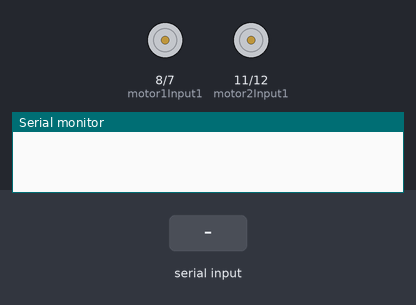
This sketch was run on a simulated Arduino Uno, built with avr-gcc and run on an emulated ATmega328P. Shown: motor-driver pin pairs drawn as motors (green arrow = first pin HIGH = forward, orange = second pin HIGH = backward, longer = more drive, scaled by the enable pin), the last lines printed to the serial monitor. The inputs (shaded band) are chosen by the test bench.

Above: at 1.2 s.
1.3 s: "F" received over the second serial link
At 2.4 s:
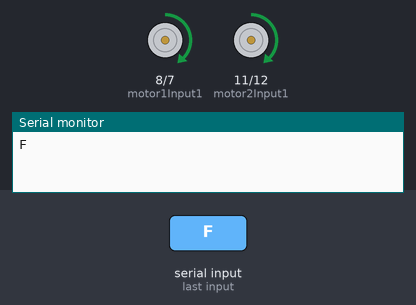
2.8 s: "B" received over the second serial link
At 3.5 s:
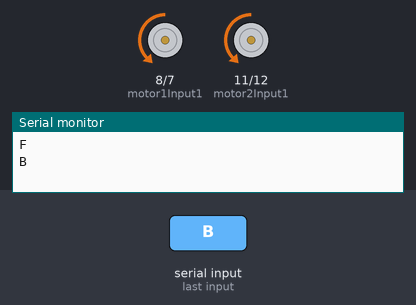
4.3 s: "L" received over the second serial link
At 4.7 s:
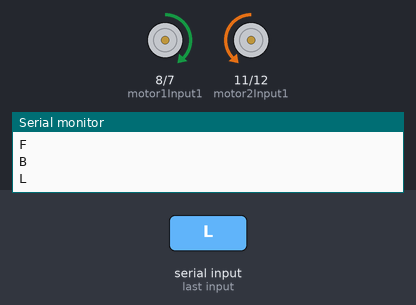
5.8 s: "R" received over the second serial link
At 7.0 s:
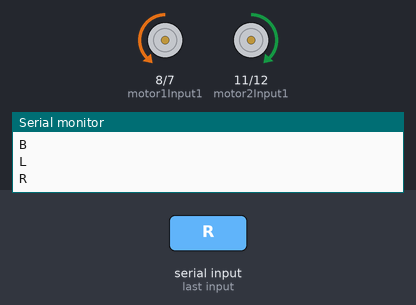
7.3 s: "S" received over the second serial link
At 8.2 s:
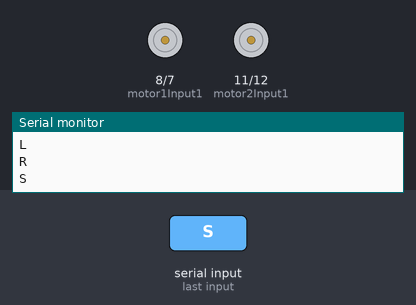
Timing chart, 0 to 9.8 s (numbered marks = the images above; inputs shaded):
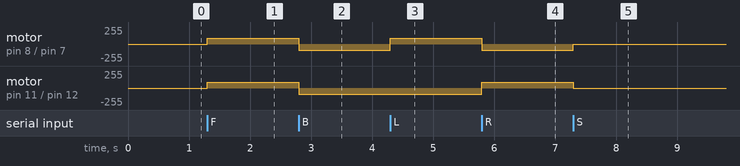

Measured:
- after the input at 1.3 s, motor on pin 8 (motor1Input1) / pin 7 (motor1Input2), motor on pin 11 (motor2Input1) / pin 12 (motor2Input2): stopped → forward 90/255 at once
- after the input at 2.8 s, motor on pin 8 (motor1Input1) / pin 7 (motor1Input2), motor on pin 11 (motor2Input1) / pin 12 (motor2Input2): forward 90/255 → backward 90/255 at once
- after the input at 4.3 s, motor on pin 8 (motor1Input1) / pin 7 (motor1Input2): backward 90/255 → forward 90/255 at once
- after the input at 5.8 s, motor on pin 8 (motor1Input1) / pin 7 (motor1Input2): forward 90/255 → backward 90/255 at once; motor on pin 11 (motor2Input1) / pin 12 (motor2Input2): backward 90/255 → forward 90/255 at once
- after the input at 7.3 s, motor on pin 8 (motor1Input1) / pin 7 (motor1Input2): backward 90/255 → stopped at once; motor on pin 11 (motor2Input1) / pin 12 (motor2Input2): forward 90/255 → stopped at once

The sketch:

HandTrackCar.ino
```cpp
#include <SoftwareSerial.h>
SoftwareSerial bluetooth(3, 4); // (RX, TX) (pin Rx BT, pin Tx BT)

const int motor1EnablePin = 9;  // Enable pin for Motor 1
const int motor1Input1 = 8;     // Input 1 for Motor 1
const int motor1Input2 = 7;     // Input 2 for Motor 1

const int motor2EnablePin = 10; // Enable pin for Motor 2
const int motor2Input1 = 11;    // Input 1 for Motor 2
const int motor2Input2 = 12;    // Input 2 for Motor 2
const int speed =90;
char command; //Int to store app command state.

// Function to run both motors forward
void Forward() {
  digitalWrite(motor1Input1, HIGH);
  digitalWrite(motor1Input2, LOW);
  analogWrite(motor1EnablePin,speed);

  digitalWrite(motor2Input1, HIGH);
  digitalWrite(motor2Input2, LOW);
  analogWrite(motor2EnablePin,speed);
  }
  void back() {

  digitalWrite(motor1Input1, LOW);
  digitalWrite(motor1Input2, HIGH);
  analogWrite(motor1EnablePin,speed);

  digitalWrite(motor2Input1, LOW);
  digitalWrite(motor2Input2, HIGH);
  analogWrite(motor2EnablePin,speed);
  }


void left() {
digitalWrite(motor1Input1, HIGH);
digitalWrite( motor1Input2, LOW);
analogWrite(motor1EnablePin,90);
digitalWrite(motor2Input1, LOW);
 digitalWrite(motor2Input2, HIGH);
 analogWrite(motor2EnablePin,90);
}

void right() {
digitalWrite( motor2Input1, HIGH);
digitalWrite( motor2Input2, LOW);
analogWrite(motor2EnablePin,90);
digitalWrite(motor1Input1, LOW);
digitalWrite( motor1Input2, HIGH);
analogWrite(motor1EnablePin,90);
}

void Stop() {
  digitalWrite(motor1Input1, LOW);
  digitalWrite(motor1Input2, LOW);
  digitalWrite(motor2Input1, LOW);
  digitalWrite(motor2Input2, LOW);
}
void setup() {

pinMode(motor2EnablePin, OUTPUT);
pinMode(motor2Input1, OUTPUT);
pinMode(motor2Input2, OUTPUT);
pinMode(motor1EnablePin, OUTPUT);
pinMode(motor1Input1, OUTPUT);
pinMode(motor1Input2, OUTPUT);

  bluetooth.begin(9600);  //Set the baud rate to your Bluetooth module.
  Serial.begin(9600);
}

void loop() {

  if (bluetooth.available()>0) {
    command = bluetooth.read();


    switch (command) {
      case 'F':
        Forward();
        Serial.println(command);
        break;
      case 'B':
        back();
        Serial.println(command);
        break;
      case 'L':
        left();
        Serial.println(command);
        break;
      case 'R':
        right();
        Serial.println(command);
        break;
      case 'S':
        Stop();
        Serial.println(command);
        break;
    }
}
}
```
